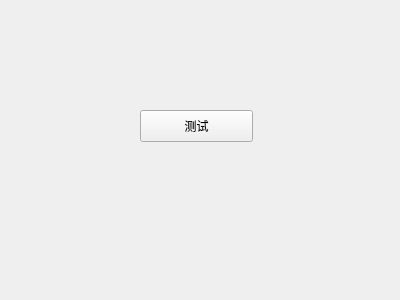
<?xml version="1.0" encoding="UTF-8"?>
<ui version="4.0">
 <class>Form</class>
 <widget class="QWidget" name="Form">
  <property name="geometry">
   <rect>
    <x>0</x>
    <y>0</y>
    <width>400</width>
    <height>300</height>
   </rect>
  </property>
  <property name="windowTitle">
   <string>Form</string>
  </property>
  <widget class="QPushButton" name="pushButton">
   <property name="geometry">
    <rect>
     <x>140</x>
     <y>110</y>
     <width>113</width>
     <height>32</height>
    </rect>
   </property>
   <property name="text">
    <string>测试</string>
   </property>
  </widget>
 </widget>
 <resources/>
 <connections/>
</ui>
